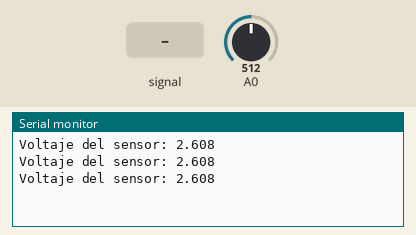
Simulated run of this sketch. Board: Arduino Uno, built with avr-gcc and run on an emulated ATmega328P. On the bench: the last lines printed to the serial monitor. The inputs (shaded band) are chosen by the test bench; at power-on: A0 = 512.

Above: at 1.2 s.
1.3 s: A0 fed a 200 Hz sine of ±81 counts around its level
At 2.16 s:
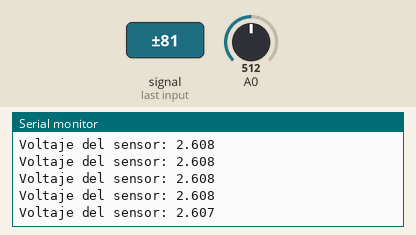
2.8 s: A0 set to 716
At 2.93 s:
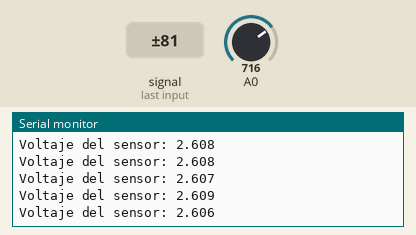
4.3 s: A0 fed a 1000 Hz sine of ±255 counts around its level
At 4.84 s:
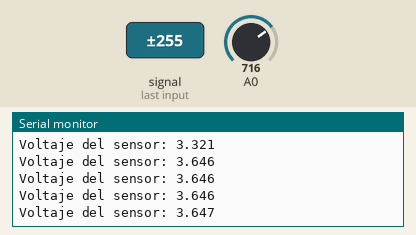
5.8 s: A0 set to 900
At 5.99 s:
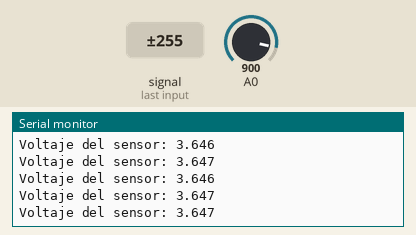
Timing chart, 0 to 8.3 s (numbered marks = the images above; inputs shaded):
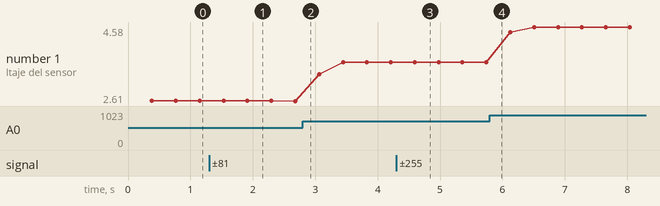

Measured:
- after the input at 1.3 s, the serial monitor: prints a new line after 0.61 s (image 1)
- after the input at 4.3 s, the serial monitor: prints a new line after 0.29 s (image 3)
- plotted number 1: 2.61 → 2.61 after the input at 1.3 s, 2.61 → 3.65 after the input at 2.8 s, 3.65 → 3.65 after the input at 4.3 s, 3.65 → 4.58 after the input at 5.8 s

The sketch:

Codigo_prueba_para_ACS712.ino
```cpp
#define A              5    // Variable de menor peso del mux
#define B              6    // Variable de medio peso del mux
#define C              7    // Variable de mayor peso del mux

void setup() {
Serial.begin(9600);
}
void loop() {
float voltajeSensor =get_voltage(3000);//obtenemos voltaje del sensor(10000 muestras)
Serial.print("Voltaje del sensor: ");
Serial.println(voltajeSensor ,3);

    digitalWrite(A, HIGH); //0   0
    digitalWrite(B, HIGH); //0
    digitalWrite(C, LOW); //0

}
float get_voltage(int n_muestras)
{
float voltage=0;
for(int i=0;i<n_muestras;i++)
{
voltage =voltage+analogRead(A0) * (5.21 / 1023.0);
}
voltage=voltage/n_muestras;
return(voltage);
}
```
